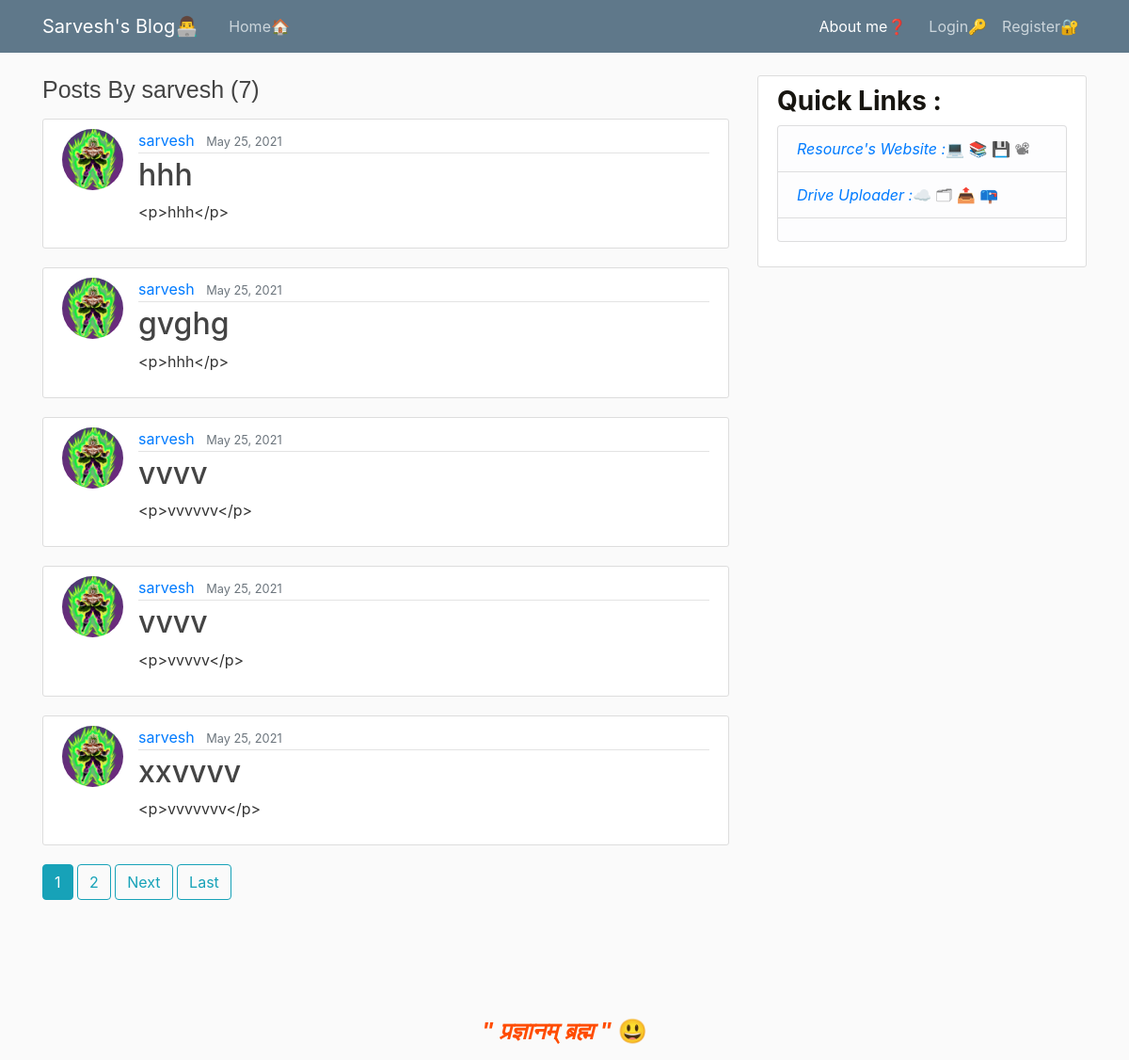
/user/sarvesh/, run on the app's committed database.
### blog/models.py (models this page shows, shortened)
class Post(models.Model):
    author = models.ForeignKey(
        settings.AUTH_USER_MODEL, on_delete=models.CASCADE)
    title = models.CharField(max_length=100)
    content = models.TextField()
    liked = models.ManyToManyField(
        settings.AUTH_USER_MODEL, blank=True, related_name='liked')
    date_posted = models.DateTimeField(default=timezone.now)
    objects = PostManager()
    class Meta:
        ordering = ('-date_posted', )

### users/models.py (models this page shows, shortened)
class Profile(models.Model):
    user = models.OneToOneField(User, on_delete=models.CASCADE)
    image = models.ImageField(default='default.jpg', upload_to='profile_pics')

### blog/views.py (the view)
# urls.py: path('user/<str:username>/', UserPostListView.as_view(), name='user_posts'),
class UserPostListView(ListView):
    model = Post
    template_name = 'blog/user_posts.html'
    context_object_name = 'posts'
    paginate_by = 5
    def get_queryset(self):
        user = get_object_or_404(User, username=self.kwargs.get('username'))
        return Post.objects.filter(author=user).order_by('-date_posted')

### blog/templates/blog/user_posts.html (shortened to what this page needs)
{% extends "blog/base.html" %}
{% block content %}
    <h1 class="mb-3">Posts By {{view.kwargs.username}} ({{ page_obj.paginator.count }})</h1>
    {% for post in posts %}
        <article class="media content-section">
          <img class="rounded-circle article-img" src="{{ post.author.profile.image.url }}">
          <div class="media-body">
            <div class="article-metadata">
              <a class="mr-2" href="{% url 'user_posts' post.author.username %}">{{ post.author }}</a>
              <small class="text-muted">{{ post.date_posted|date:"F d, Y" }}</small>
            </div>
          <h2><a class="article-title" href="{% url 'post_detail' post.pk %}">{{ post.title }}</a></h2>
            <p class="article-content">{{ post.content }}</p>
          </div>
        </article>
    {% endfor %}
    {% if is_paginated %}
      {% for num in page_obj.paginator.page_range %}
        {% if page_obj.number == num %}
          <a class="btn btn-info mb-4" href="?page={{ num }}">{{ num }}</a>
        {% elif num > page_obj.number|add:'-3' and num < page_obj.number|add:'3' %}
          <a class="btn btn-outline-info mb-4" href="?page={{ num }}">{{ num }}</a>
        {% endif %}
      {% endfor %}
      {% if page_obj.has_next %}
        <a class="btn btn-outline-info mb-4" href="?page={{ page_obj.next_page_number }}">Next</a>
        <a class="btn btn-outline-info mb-4" href="?page={{ page_obj.paginator.num_pages }}">Last</a>
      {% endif %}
    {% endif %}
{% endblock content %}

### blog/templates/blog/base.html (shortened to what this page needs)
{% load static %}
<!DOCTYPE html>
<html>
<head>
  <link rel="stylesheet" href="https://maxcdn.bootstrapcdn.com/bootstrap/4.0.0/css/bootstrap.min.css"
>
  <link rel="stylesheet" href="https://use.fontawesome.com/releases/v5.6.3/css/all.css"
>
  <link rel="stylesheet" href="//cdn.jsdelivr.net/npm/medium-editor@latest/dist/css/medium-editor.min.css"
    type="text/css" media="screen" charset="utf-8">
  <link rel="stylesheet" type="text/css" href="{% static 'css/main.css' %}">
</head>
<body>
  <header class="site-header">
    <nav class="navbar navbar-expand-md navbar-dark bg-steel fixed-top">
      <div class="container">
        <a class="navbar-brand mr-4" href="{% url 'index' %}">Sarvesh's Blog👨‍💻</a>
        <div class="collapse navbar-collapse" id="navbarToggle">
          <div class="navbar-nav mr-auto">
            <a class="nav-item nav-link" href="{% url 'index' %}">Home🏠</a>
          </div>
          <div>
              <a class="nav-item nav-link" <a href="https://resume-sarvesh.s3.ap-south-1.amazonaws.com/Resume-Sarvesh.pdf"
              target=_blank style="color: white"> About me❓</a>
          </div>
          <div class="navbar-nav">
            {% if user.is_authenticated %}
            <a class="nav-item nav-link" href="{% url 'post_create' %}">Write a New Post✍️</a>
            <a class="nav-item nav-link" href="{% url 'profile' %}">Profile😀</a>
            <a class="nav-item nav-link" href="{% url 'logout' %}">Logout!🚪</a>
            {% else %}
            <a class="nav-item nav-link" href="{% url 'login' %}">Login🔑</a>
            <a class="nav-item nav-link" href="{% url 'register' %}">Register🔐</a>
            {% endif %}
          </div>
        </div>
      </div>
    </nav>
  </header>
  <main role="main" class="container">
    <div class="row">
      <div class="col-md-8">
        {% block content %}{% endblock %}
      </div>
      <div class="col-md-4">
        <div class="content-section">
          <h3 style="color: #171510"><b> Quick Links :</h3> </b>
<ul class="list-group" >
  <li class="list-group-item list-group-item-light">
<a href="https://drive.sqrveesh.workers.dev/0:/" style="color : 0509f7" target=_blank><i>Resource's Website :</a></i>💻 📚 💾 📽</li>
<li class="list-group-item list-group-item-light">
<a href="https://sarvesh-gdrive.herokuapp.com/" style="color : 0509f7" target=_blank><i>Drive Uploader :</a></i>☁️ 🗂 📤 📪</li>
  <li class="list-group-item list-group-item-light"></li>
            </ul>
        </div>
      </div>
    </div>
  </main>
  {% include 'blog/footer.html' %}
</body>
</html>

### blog/templates/blog/footer.html (shortened to what this page needs)
<footer class="footer bg-gray-200 relative pt-1 border-b-2 mt-5">
    <div class="container mx-auto px-6" style=>
        <div class="mt-5 flex flex-col items-center">
            <div class="sm:w-2/3 text-center py-6">
                   <h1> <a style="color:#ff4c00"> <b><i> " प्रज्ञानम् ब्रह्म "   </i> <b>😃</a>  </style> <h1>
            </div>
        </div>
    </div>
</footer>

### web/static/css/main.css (style rules this page uses)
body { background: #fafafa; color: #333333; margin-top: 5rem; }
h1, h2, h3, h4, h5, h6 { color: #444444; }
ul { margin: 0; }
.bg-steel { background-color: #5f788a; }
.site-header .navbar-nav .nav-link { color: #cbd5db; }
.content-section { background: #ffffff; padding: 10px 20px; border: 1px solid #dddddd; border-radius: 3px; margin-bottom: 20px; }
.article-title { color: #444444; }
.article-content { white-space: pre-line; }
.article-img { height: 65px; width: 65px; margin-right: 16px; }
.article-metadata { padding-bottom: 1px; margin-bottom: 4px; border-bottom: 1px solid #e3e3e3 }

### blog/templates/blog/footer.html (style rules this page uses)
h1 { font-family: "Sofia", sans-serif; font-size: 25px; text-shadow: 0.5px ; }
body { font-family: Space Mono', monospace; }

### data on the page
Post: author.profile.image (picture), author "sarvesh", date_posted "May 25, 2021", title "hhh", content "<p>hhh</p>"
Post: author.profile.image (picture), author "sarvesh", date_posted "May 25, 2021", title "gvghg", content "<p>hhh</p>"
Post: author.profile.image (picture), author "sarvesh", date_posted "May 25, 2021", title "vvvv", content "<p>vvvvvv</p>"
Post: author.profile.image (picture), author "sarvesh", date_posted "May 25, 2021", title "vvvv", content "<p>vvvvv</p>"
Post: author.profile.image (picture), author "sarvesh", date_posted "May 25, 2021", title "xxvvvv", content "<p>vvvvvvv</p>"

### other printed values
{{ view.kwargs.username }} "sarvesh"
{{ page_obj.paginator.count }} "7"
{{ num }} "1"
{{ num }} "2"
